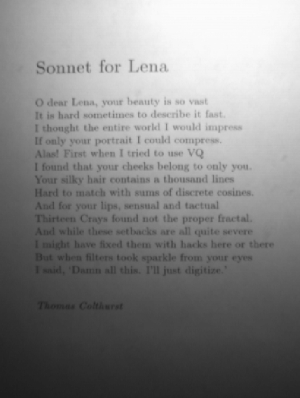
#> input picture tessPy/np7.jpg, 300 x 398 px, found by its file name
$ python test1.py
#> lines starting #> are read from the running program, lines starting #| are printed output that depends on the picture; after the words box and inside, x2 and y2 are one past the last pixel; in counts of white or black regions, pixels touching at a corner belong together
#OTSU threshold
#uses GRAYSCALE image only using class variance b/w BG and FG

import numpy as np
import cv2

img= cv2.imread("tesspy/np7.jpg")
#> img is the input picture: shape (398, 300, 3); min 28, max 252, mean 133.3
gray = cv2.cvtColor(img,cv2.COLOR_BGR2GRAY)
cv2.imshow("IMG",img)

# val,thresh = cv2.threshold(gray,thresh=95,maxval=255,type=cv2.THRESH_BINARY)
thresh = cv2.adaptiveThreshold(gray,255,cv2.ADAPTIVE_THRESH_MEAN_C,cv2.THRESH_BINARY,19,5)
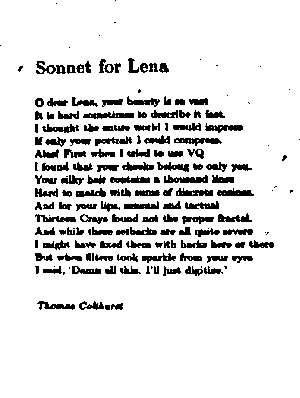
#> thresh: shape (398, 300); 89% white; 174 black regions (34 under 20 px), largest, box (x1, y1, x2, y2) and area: (164, 175, 208, 183) 234, (83, 111, 134, 119) 230, (174, 138, 222, 146) 221

# print(val)
cv2.imshow("THRESH",thresh)

val1,threshOTSU = cv2.threshold(gray,thresh=180,maxval=255,type=cv2.THRESH_OTSU )
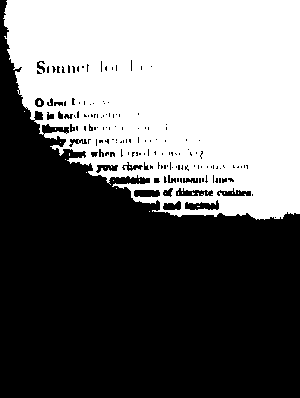
#> threshOTSU: shape (398, 300); 43% white; 24 white regions (23 under 20 px), largest, box (x1, y1, x2, y2) and area: (3, 0, 300, 220) 51271
#> val1 = 141
# val2,threshOTSU2 = cv2.threshold(img,thresh=180,maxval=235,type=cv2.THRESH_OTSU)

print(val1)
#| 141.0
# print(val2)
cv2.imshow("OTSU THRESH",threshOTSU)
# cv2.imshow("OTSU THRESH2",threshOTSU2)

adaptiveGauss = cv2.adaptiveThreshold(gray,255,cv2.ADAPTIVE_THRESH_GAUSSIAN_C,cv2.THRESH_BINARY,23,1)
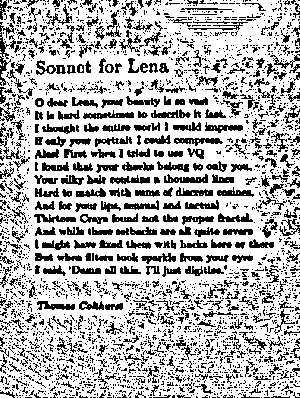
#> adaptiveGauss: shape (398, 300); 71.7% white; black in thin lines or dots


cv2.imshow("adaptiveGauss",adaptiveGauss)

cv2.waitKey(0)
cv2.destroyAllWindows()

$ run again, with tessPy/np12.jpg copied over tessPy/np7.jpg
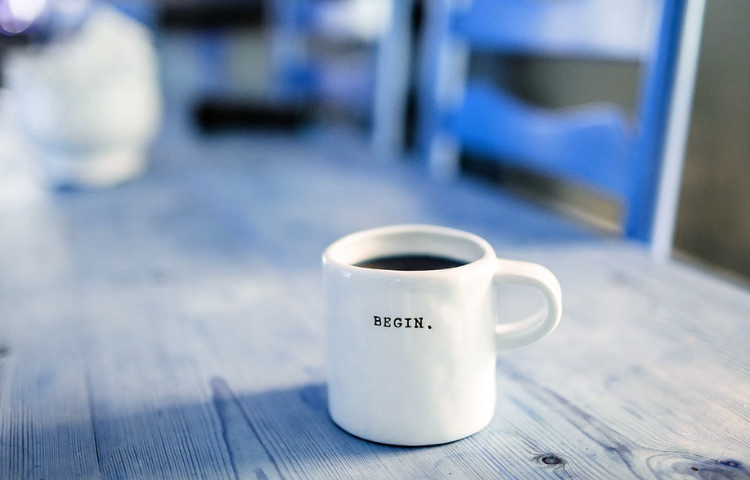
#> input picture tessPy/np12.jpg, 750 x 480 px, found by its file name
#> img is the input picture: shape (480, 750, 3); mean B, G, R 182.4, 159.8, 142.6
#> `thresh = cv2.adaptiveThreshold(gray,255,cv2.ADAPTIVE_THRESH_MEAN_C,cv2..`:
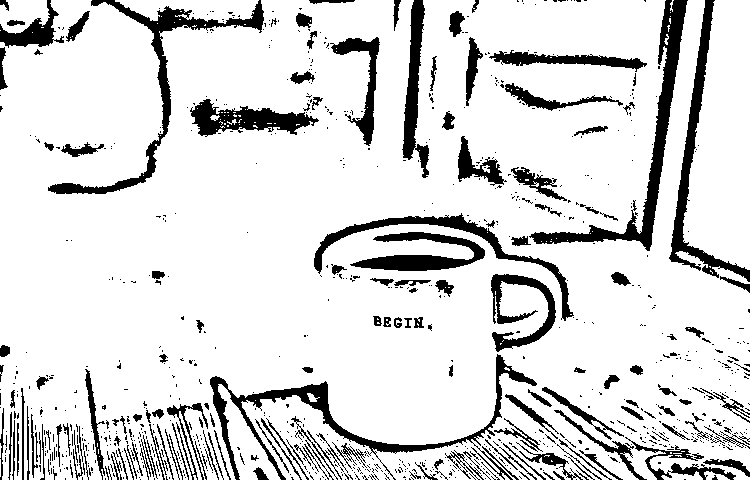
#> thresh: shape (480, 750); 85.6% white; 927 black regions (755 under 20 px), largest, box (x1, y1, x2, y2) and area: (529, 0, 688, 251) 4552, (210, 354, 537, 480) 4292, (48, 0, 264, 194) 3689
#> threshOTSU: shape (480, 750); 59.1% white; 82 black regions (65 under 20 px), largest, box (x1, y1, x2, y2) and area: (99, 0, 688, 247) 93710, (0, 383, 472, 480) 27332, (671, 0, 750, 292) 17591
#> val1 = 148
#| 148.0
#> `adaptiveGauss = cv2.adaptiveThreshold(gray,255,cv2.ADAPTIVE_THRESH_GAU..`:
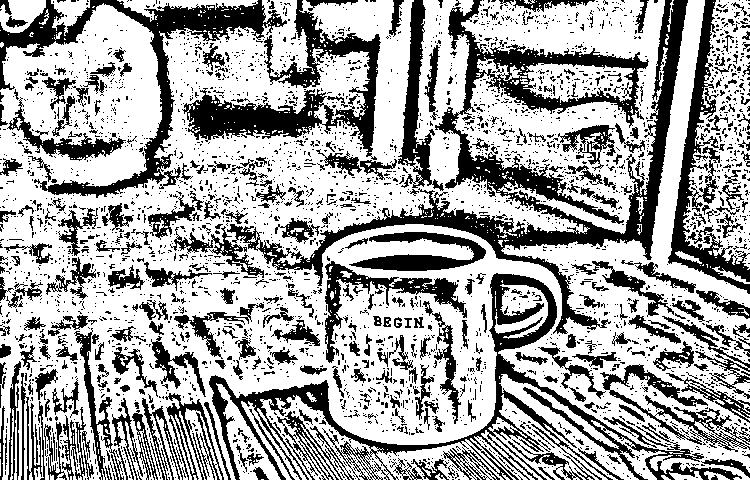
#> adaptiveGauss: shape (480, 750); 65.2% white; 3230 black regions (2875 under 20 px), largest, box (x1, y1, x2, y2) and area: (227, 0, 688, 334) 21528, (209, 273, 742, 480) 12461, (0, 0, 287, 198) 8860

$ run again, with tessPy/np2.jpg copied over tessPy/np7.jpg
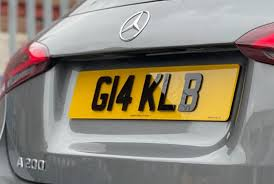
#> input picture tessPy/np2.jpg, 274 x 184 px, found by its file name
#> img is the input picture: shape (184, 274, 3); mean B, G, R 118.9, 132.7, 140.4
#> thresh: shape (184, 274); 64.7% white; 113 black regions (79 under 20 px), largest, box (x1, y1, x2, y2) and area: (0, 0, 274, 158) 10184, (17, 76, 255, 184) 2756, (0, 95, 52, 184) 533
#> `val1,threshOTSU = cv2.threshold(gray,thresh=180,maxval=255,type=cv2.TH..`:
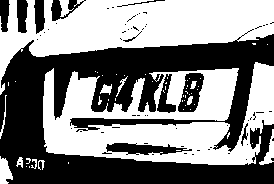
#> threshOTSU: shape (184, 274); 52% white; 65 black regions (54 under 20 px), largest, box (x1, y1, x2, y2) and area: (0, 29, 274, 184) 21217, (106, 143, 192, 155) 608, (178, 73, 204, 112) 591
#> val1 = 131
#| 131.0
#> `adaptiveGauss = cv2.adaptiveThreshold(gray,255,cv2.ADAPTIVE_THRESH_GAU..`:
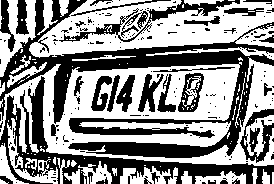
#> adaptiveGauss: shape (184, 274); 55.8% white; 193 black regions (159 under 20 px), largest, box (x1, y1, x2, y2) and area: (0, 0, 274, 158) 10440, (0, 76, 274, 184) 5096, (59, 0, 240, 42) 1104
